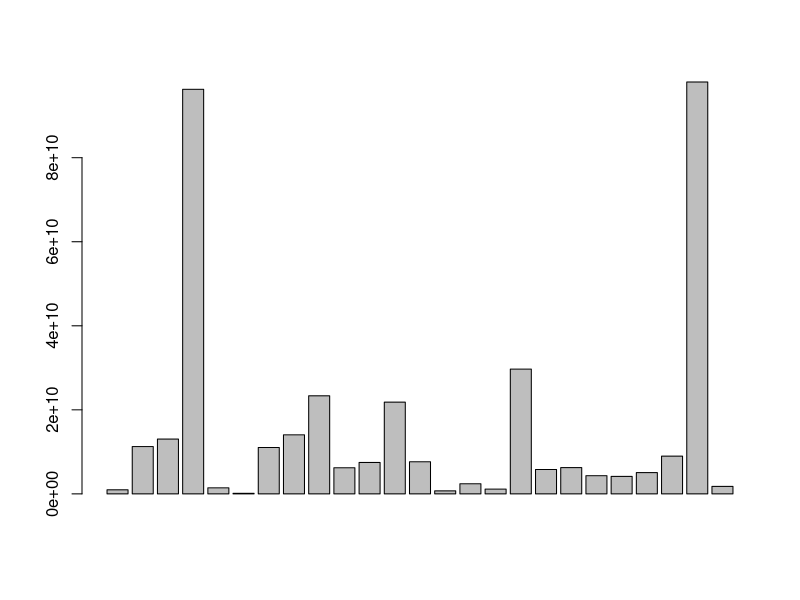
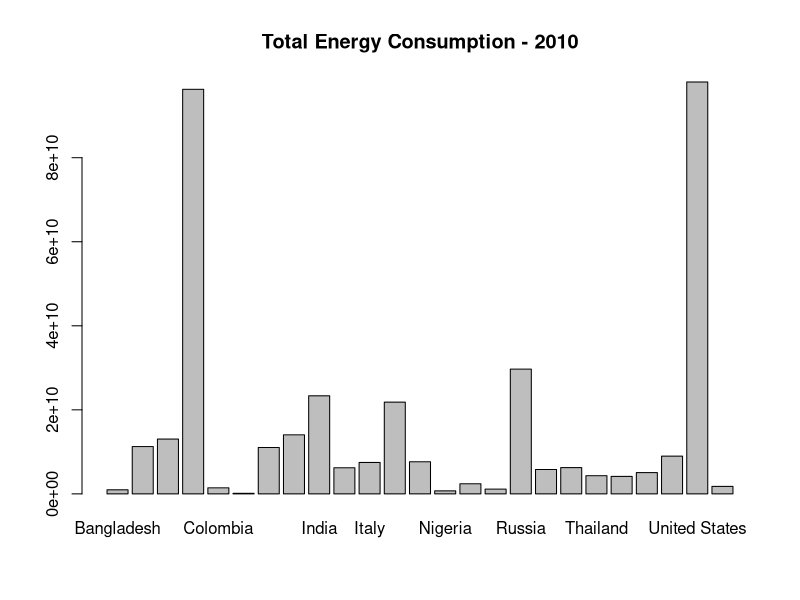

The R source for these figures, in order:
epc = read.table('EPC_2000_2010.csv', header = TRUE, sep=',');
pop = read.table('Pop_2000_2010.csv', header = TRUE, sep=',');
epc.2010 = epc$X2010; 
pop.2010 = pop$X2010;
energy.2010 = epc.2010 * pop.2010;
barplot(energy.2010);
barplot(energy.2010, names = epc$Country, main = 'Total Energy Consumption - 2010');

